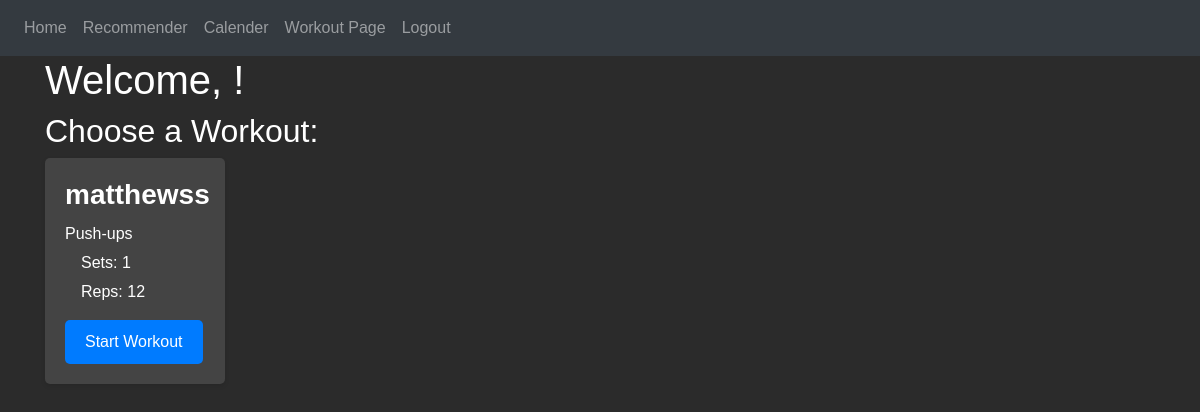
The page / (signed in) on the database as committed earlier.
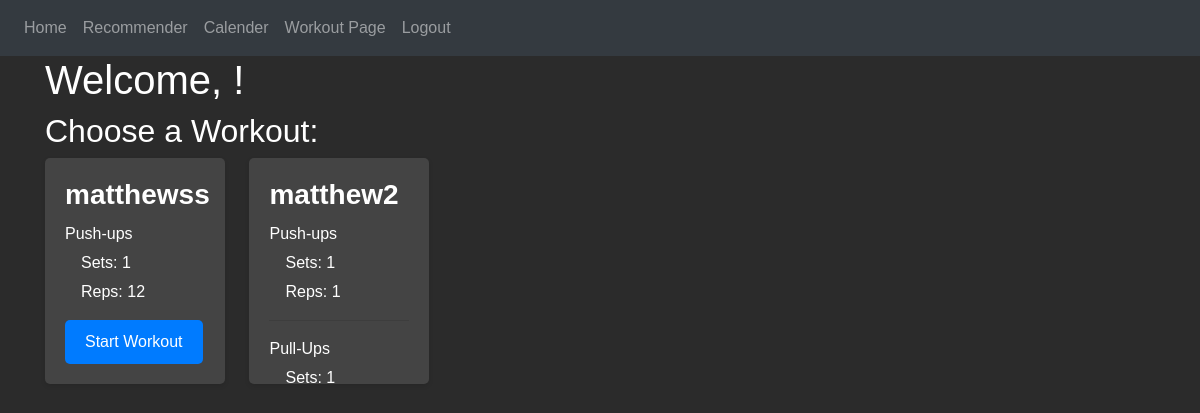
The same page on the database as committed later.
### tables this page shows
CREATE TABLE "SavedWorkouts" (
	"id"	INTEGER,
	"UserID"	TEXT,
	"WorkoutName"	TEXT,
	"ExerciseName"	TEXT,
	"NumberOfSets"	INTEGER,
	"NumberOfReps"	TEXT,
	"Weights"	TEXT
);

### website/blueprints/views.py (the view)
@views.route('/', methods=['GET', 'POST']) # This is a decorator that tells Flask what URL to trigger the function
@login_required # This is a decorator that tells Flask we need to login before accessing the home page
def home():
    if request.method == 'POST':
        muscle_group = request.form.get('MuscleGroup')
        equipment = request.form.get('Equipment')
        return redirect(url_for('WorkoutPage.result', muscle_group=muscle_group, equipment=equipment))
    else:
        workoutNames = []
        workoutList = []
        db_instance = DbAccessSingleton.get_instance()
        result = db_instance.custom_query("SELECT DISTINCT WorkoutName FROM SavedWorkouts WHERE UserID = " + f"'{current_user.email}'")
        result = list(result)
        for name in result:
            tempName = name[0]
            workoutNames.append(tempName)
        for name in workoutNames:
            workoutObj = UserWorkout({'name': name, 'exercises': []})
            workoutObj.getWorkoutDB()
            workoutList.append(workoutObj)
        return render_template("WorkoutViewer.html", user=current_user, workoutList=workoutList)

### website/access.py (called while the page is built)
    @classmethod
    def get_instance(cls):
        if cls._instance is None:
            cls._instance = cls.__new__(cls)
        return cls._instance

    def custom_query(self, text):
        current_script_path = os.path.abspath(__file__)
        base_dir = os.path.dirname(os.path.dirname(current_script_path))
        db_path = os.path.join(base_dir, 'instance', 'database.db')
        con = sq.connect(db_path)
        cur = con.cursor()
        result = cur.execute(text).fetchall()
        con.close()  # Close the connection
        return result

### website/models.py (called while the page is built)
    def to_dict(self):
        temp_dict = {}
        temp_dict['name'] = self.workoutName
        temp_dict['exercises'] = [exercise.__dict__ for exercise in self.exerciseList]
        for exercise in temp_dict['exercises']:
            exercise['reps'] = [int(rep) for rep in exercise['reps']]
            exercise['weight'] = [int(weight) for weight in exercise['weight']]
        return temp_dict

### website/templates/WorkoutViewer.html (shortened to what this page needs)
{% extends "base.html" %}
{% block content %}
    <h1>Welcome, {{ user.username }}!</h1>
    <h2>Choose a Workout:</h2>
    <div id="workout-container">
        {% for workout in workoutList %}
        <div class="workout-block">
            <h3>{{ workout.workoutName }}</h3>
            <ul>
                {% for exercise in workout.exerciseList %}
                <li>{{ exercise.exerciseName }}</li>
                <ul>
                    <li>&emsp;Sets:
                        {{ exercise.sets }}
                    </li>
                    <li>&emsp;Reps:
                        {% for rep in exercise.reps %}
                            {{ rep }}{% if not loop.last %}, {% endif %}
                        {% endfor %}
                    </li>
                </ul>
                {% if not loop.last %}
                <hr>
                {% endif %}
                {% endfor %}
            </ul>
            <button class="start-workout-btn" data-workout="{{ workout.workoutName }}" data-workout-data='{{ workout.to_dict()|tojson }}'>Start Workout</button>
        </div>
        {% endfor %}
    </div>
{% endblock %}
{% block additional_css %}
    <link rel="stylesheet" href="{{ url_for('static', filename='WorkoutViewer.css') }}">
{% endblock %}

### website/templates/base.html (shortened to what this page needs)
<!DOCTYPE html>
<head>
    <link
        rel="stylesheet"
        href="https://stackpath.bootstrapcdn.com/bootstrap/4.4.1/css/bootstrap.min.css"
    />
    <link
        rel="stylesheet"
        href="https://stackpath.bootstrapcdn.com/font-awesome/4.7.0/css/font-awesome.min.css"
    />
    <link rel="stylesheet" type="text/css" href="{{ url_for('static', filename='Base.css') }}">
    {% block additional_css %}{% endblock %}
</head>
<body>
        <nav class="navbar navbar-expand-lg navbar-dark bg-dark">
            <div class = "collapse navbar-collapse" id="navbar">
                <div class="navbar-nav">
                    {% if user.is_authenticated %}
                    <a class="nav-item nav-link" id="home" href="/">Home</a>
                    <a class="nav-item nav-link" id="recommender" href="/Recommender">Recommender</a>
                    <a class="nav-item nav-link" id="calendar" href="/Calender">Calender</a>
                    <a class="nav-item nav-link" id="workout" href="/WorkoutPage">Workout Page</a>
                    <a class="nav-item nav-link" id="logout" href="/logout">Logout</a>
                    {% else %}
                    <a class="nav-item nav-link" id="login" href="/Login">Login</a>
                    <a class="nav-item nav-link" id="signUP" href="/Sign-up">Sign Up</a>
                    {% endif %}
                </div>
            </div>
        </nav>
        <div class = "container">
            {% block content %}
            {% endblock %}
        </div>
    </body>
</html>

### website/static/WorkoutViewer.css (style rules this page uses)
body { background-color: #2b2b2b; color: #fff; font-family: Arial, sans-serif; margin: 0; padding: 0; }
.workout-block { background-color: #444; border-radius: 5px; box-shadow: 0 2px 5px rgba(0, 0, 0, 0.1); margin-bottom: 20px; padding: 20px; display: inline-block; margin-right: 20px; max-height: 226px; height: 226px; width: 180px; overflow-y: auto; }
.workout-block h3 { margin-top: 0; margin-bottom: 10px; font-size: 28px; font-weight: bold; }
.workout-block ul { list-style-type: none; padding: 0; }
.workout-block ul li { margin-bottom: 5px; }
.start-workout-btn { background-color: #007bff; color: #fff; border: none; border-radius: 5px; padding: 10px 20px; cursor: pointer; font-size: 16px; white-space: nowrap; }

Rows that differ between the two databases and show on the page:
added SavedWorkouts: exerciseName "Push-ups", sets "1", reps "1", shown under "matthew2"
added SavedWorkouts: exerciseName "Pull-Ups", sets "1", shown under "matthew2"
Other text that changed with them:
new list line: "matthew2"
